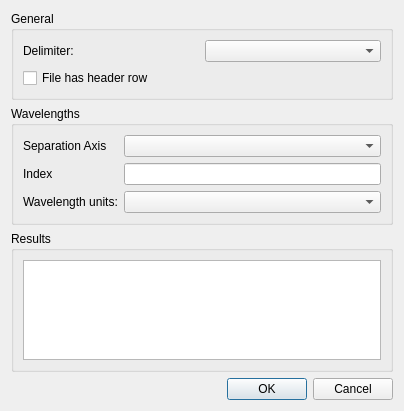
<?xml version="1.0" encoding="UTF-8"?>
<ui version="4.0">
 <class>ImportDatasetWavelengthsDialog</class>
 <widget class="QDialog" name="ImportDatasetWavelengthsDialog">
  <property name="geometry">
   <rect>
    <x>0</x>
    <y>0</y>
    <width>404</width>
    <height>411</height>
   </rect>
  </property>
  <property name="windowTitle">
   <string>Import Dataset Wavelengths</string>
  </property>
  <layout class="QGridLayout" name="gridLayout" rowstretch="0,0,1,0">
   <item row="0" column="0">
    <widget class="QGroupBox" name="gbox_general">
     <property name="title">
      <string>General</string>
     </property>
     <layout class="QGridLayout" name="gridLayout_2">
      <item row="0" column="0">
       <widget class="QLabel" name="lbl_delimiter">
        <property name="text">
         <string>Delimiter:</string>
        </property>
        <property name="buddy">
         <cstring>cbox_delimiter</cstring>
        </property>
       </widget>
      </item>
      <item row="0" column="1">
       <widget class="QComboBox" name="cbox_delimiter"/>
      </item>
      <item row="1" column="0" colspan="2">
       <widget class="QCheckBox" name="ckbox_header_row">
        <property name="text">
         <string>File has header row</string>
        </property>
       </widget>
      </item>
     </layout>
    </widget>
   </item>
   <item row="1" column="0">
    <widget class="QGroupBox" name="gbox_wavelengths">
     <property name="title">
      <string>Wavelengths</string>
     </property>
     <layout class="QGridLayout" name="gridLayout_3">
      <item row="0" column="0">
       <widget class="QLabel" name="lbl_axis">
        <property name="text">
         <string>Separation Axis</string>
        </property>
       </widget>
      </item>
      <item row="0" column="1">
       <widget class="QComboBox" name="cbox_axis"/>
      </item>
      <item row="2" column="0">
       <widget class="QLabel" name="lbl_wvl_units">
        <property name="text">
         <string>Wavelength units:</string>
        </property>
        <property name="buddy">
         <cstring>cbox_wavelength_units</cstring>
        </property>
       </widget>
      </item>
      <item row="1" column="0">
       <widget class="QLabel" name="lbl_index">
        <property name="text">
         <string>Index</string>
        </property>
       </widget>
      </item>
      <item row="1" column="1">
       <widget class="QLineEdit" name="ledit_wvl_index"/>
      </item>
      <item row="2" column="1">
       <widget class="QComboBox" name="cbox_wavelength_units"/>
      </item>
     </layout>
    </widget>
   </item>
   <item row="3" column="0">
    <widget class="QDialogButtonBox" name="buttonBox">
     <property name="orientation">
      <enum>Qt::Horizontal</enum>
     </property>
     <property name="standardButtons">
      <set>QDialogButtonBox::Cancel|QDialogButtonBox::Ok</set>
     </property>
    </widget>
   </item>
   <item row="2" column="0">
    <widget class="QGroupBox" name="gbox_results">
     <property name="title">
      <string>Results</string>
     </property>
     <layout class="QGridLayout" name="gridLayout_4">
      <item row="0" column="0">
       <widget class="QTextEdit" name="txtedit_results">
        <property name="readOnly">
         <bool>true</bool>
        </property>
       </widget>
      </item>
     </layout>
    </widget>
   </item>
  </layout>
 </widget>
 <tabstops>
  <tabstop>cbox_delimiter</tabstop>
  <tabstop>ckbox_header_row</tabstop>
  <tabstop>cbox_wavelength_units</tabstop>
  <tabstop>txtedit_results</tabstop>
 </tabstops>
 <resources/>
 <connections>
  <connection>
   <sender>buttonBox</sender>
   <signal>accepted()</signal>
   <receiver>ImportDatasetWavelengthsDialog</receiver>
   <slot>accept()</slot>
   <hints>
    <hint type="sourcelabel">
     <x>248</x>
     <y>254</y>
    </hint>
    <hint type="destinationlabel">
     <x>157</x>
     <y>274</y>
    </hint>
   </hints>
  </connection>
  <connection>
   <sender>buttonBox</sender>
   <signal>rejected()</signal>
   <receiver>ImportDatasetWavelengthsDialog</receiver>
   <slot>reject()</slot>
   <hints>
    <hint type="sourcelabel">
     <x>316</x>
     <y>260</y>
    </hint>
    <hint type="destinationlabel">
     <x>286</x>
     <y>274</y>
    </hint>
   </hints>
  </connection>
 </connections>
</ui>
